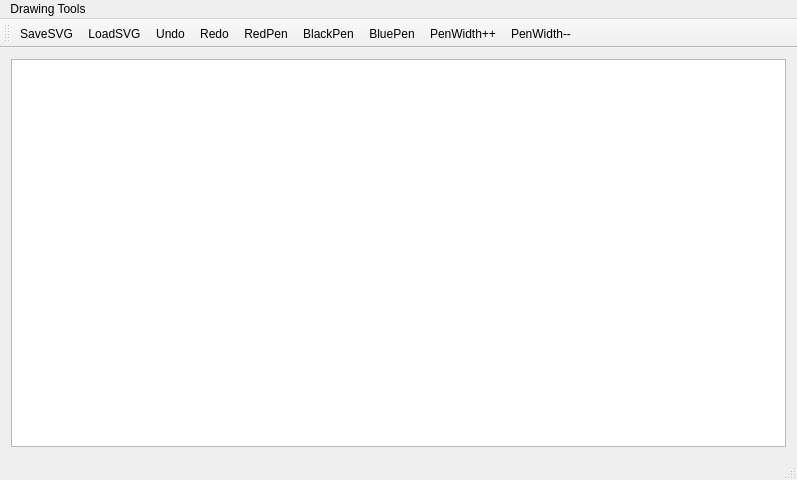
<?xml version="1.0" encoding="UTF-8"?>
<ui version="4.0">
 <class>MainWindow</class>
 <widget class="QMainWindow" name="MainWindow">
  <property name="geometry">
   <rect>
    <x>0</x>
    <y>0</y>
    <width>797</width>
    <height>480</height>
   </rect>
  </property>
  <property name="windowTitle">
   <string>Watch and Touch Vector Drawing Tests</string>
  </property>
  <widget class="QWidget" name="centralWidget">
   <layout class="QVBoxLayout" name="verticalLayout">
    <item>
     <widget class="BaseDrawingWidget" name="graphicsView">
      <property name="mouseTracking">
       <bool>false</bool>
      </property>
     </widget>
    </item>
   </layout>
  </widget>
  <widget class="QMenuBar" name="menuBar">
   <property name="geometry">
    <rect>
     <x>0</x>
     <y>0</y>
     <width>797</width>
     <height>25</height>
    </rect>
   </property>
   <widget class="QMenu" name="menuDrawing_Tools">
    <property name="title">
     <string>Drawing Tools</string>
    </property>
    <addaction name="actionFreehand"/>
    <addaction name="actionRectangle"/>
    <addaction name="actionStraightLine"/>
    <addaction name="actionEllipse"/>
   </widget>
   <addaction name="menuDrawing_Tools"/>
  </widget>
  <widget class="QToolBar" name="mainToolBar">
   <attribute name="toolBarArea">
    <enum>TopToolBarArea</enum>
   </attribute>
   <attribute name="toolBarBreak">
    <bool>false</bool>
   </attribute>
   <addaction name="actionSaveSVG"/>
   <addaction name="actionLoadSVG"/>
   <addaction name="actionUndo"/>
   <addaction name="actionRedo"/>
   <addaction name="actionRedPen"/>
   <addaction name="actionBlackPen"/>
   <addaction name="actionBluePen"/>
   <addaction name="actionPenWidthInc"/>
   <addaction name="actionPenWidthDec"/>
  </widget>
  <widget class="QStatusBar" name="statusBar"/>
  <action name="actionSaveSVG">
   <property name="text">
    <string>SaveSVG</string>
   </property>
   <property name="shortcut">
    <string>Ctrl+S</string>
   </property>
  </action>
  <action name="actionLoadSVG">
   <property name="text">
    <string>LoadSVG</string>
   </property>
   <property name="shortcut">
    <string>Ctrl+O</string>
   </property>
  </action>
  <action name="actionUndo">
   <property name="text">
    <string>Undo</string>
   </property>
   <property name="shortcut">
    <string>Ctrl+Z</string>
   </property>
  </action>
  <action name="actionRedo">
   <property name="text">
    <string>Redo</string>
   </property>
   <property name="shortcut">
    <string>Ctrl+Shift+Z</string>
   </property>
  </action>
  <action name="actionRedPen">
   <property name="text">
    <string>RedPen</string>
   </property>
  </action>
  <action name="actionBlackPen">
   <property name="text">
    <string>BlackPen</string>
   </property>
  </action>
  <action name="actionBluePen">
   <property name="text">
    <string>BluePen</string>
   </property>
  </action>
  <action name="actionPenWidthInc">
   <property name="text">
    <string>PenWidth++</string>
   </property>
  </action>
  <action name="actionPenWidthDec">
   <property name="text">
    <string>PenWidth--</string>
   </property>
  </action>
  <action name="actionFreehand">
   <property name="text">
    <string>Freehand</string>
   </property>
  </action>
  <action name="actionRectangle">
   <property name="text">
    <string>Rectangle</string>
   </property>
  </action>
  <action name="actionStraightLine">
   <property name="text">
    <string>Straight Line</string>
   </property>
  </action>
  <action name="actionEllipse">
   <property name="text">
    <string>Ellipse</string>
   </property>
  </action>
 </widget>
 <layoutdefault spacing="6" margin="11"/>
 <customwidgets>
  <customwidget>
   <class>BaseDrawingWidget</class>
   <extends>QGraphicsView</extends>
   <header>basedrawingwidget.h</header>
  </customwidget>
 </customwidgets>
 <resources/>
 <connections/>
</ui>
